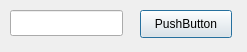
<?xml version="1.0" encoding="UTF-8"?>
<ui version="4.0">
 <class>Dialog01</class>
 <widget class="QDialog" name="Dialog01">
  <property name="geometry">
   <rect>
    <x>0</x>
    <y>0</y>
    <width>247</width>
    <height>52</height>
   </rect>
  </property>
  <property name="windowTitle">
   <string>Dialog</string>
  </property>
  <widget class="QLineEdit" name="lineEdit">
   <property name="geometry">
    <rect>
     <x>10</x>
     <y>10</y>
     <width>113</width>
     <height>26</height>
    </rect>
   </property>
  </widget>
  <widget class="QPushButton" name="pushButton">
   <property name="geometry">
    <rect>
     <x>140</x>
     <y>10</y>
     <width>92</width>
     <height>28</height>
    </rect>
   </property>
   <property name="text">
    <string>PushButton</string>
   </property>
  </widget>
 </widget>
 <resources/>
 <connections>
  <connection>
   <sender>pushButton</sender>
   <signal>clicked()</signal>
   <receiver>Dialog01</receiver>
   <slot>accept()</slot>
   <hints>
    <hint type="sourcelabel">
     <x>185</x>
     <y>23</y>
    </hint>
    <hint type="destinationlabel">
     <x>123</x>
     <y>25</y>
    </hint>
   </hints>
  </connection>
 </connections>
</ui>
